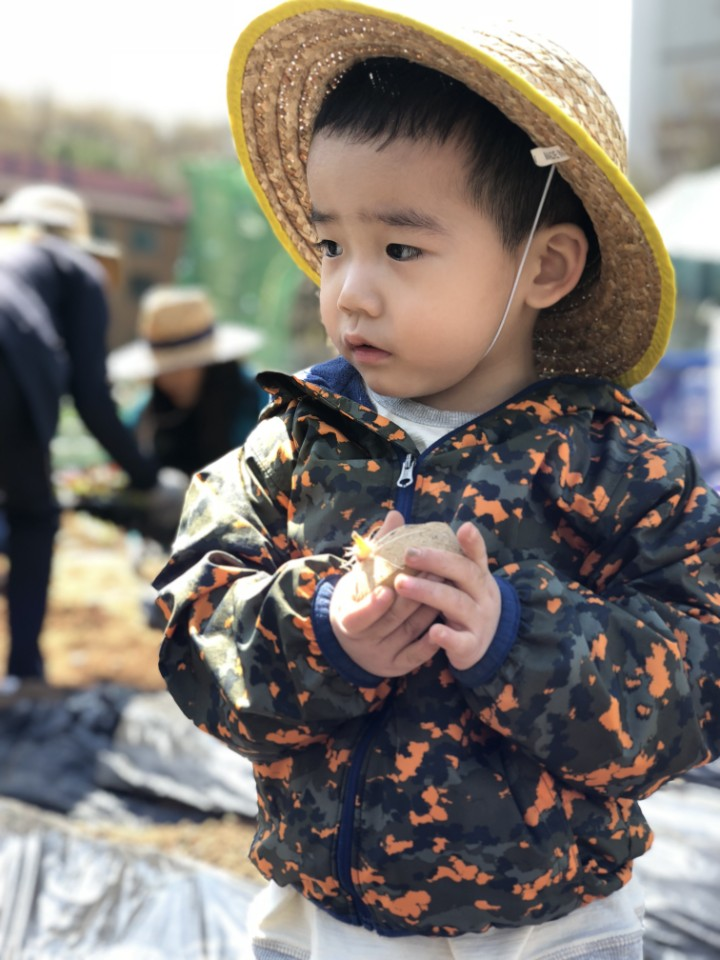
#> input picture img/101.jpg, 720 x 960 px, given in place of noise_alp.jpg, which was not available
$ python Erosion_Dilation.py
#> lines starting #> are read from the running program, lines starting #| are printed output that depends on the picture; pictures that were not available may be replaced by others from this repository, and a replacement may not be noted
"""
    13강 이미지 Erosion & Dilation
        이미지 Erosion
        이미지 Dilation
        Erosion, Dilation을 이용한 보다 향상된 이미지 변형 처리 기법 (Opening, Closing 등)

        >>> erosion = cv2.erode(img, kernel, iterations=1)
            img: erosion을 수행할 원본 이미지
            kernel: erosion을 위한 커널
            iterations: Erosion 반복 횟수

        >>> dilation = cv2.dilate(img, kernel, iterations=1)

        커널이 크거나 반복회수가 많아지면 erosion일 경우에는 전경의 이미지가 가늘다 못해 없어질 수도 있으며,
        dilation의 경우 그 반대로 될 수 있습니다.

    cv2.morphologyEx() 함수를 이용한 Opening과 Closing
        각종 노이즈를 제거하는데 효과적인데요,
        Opening 기법은 erosion 수행을 한 후 바로 dialation 수행을 하여 본래 이미지 크기로 돌려 놓는 것이고,
        Closing 기법은 dialation 수행을 한 후 바로 erosion 수행을 하여 본래 이미지 크기로 돌려 놓는 것입니다.
        Opening : 검은바탕에 흰점 제거
        Closing : 흰바탕에 검은점 제거
        cv2.MORPH_OPEN: Opening을 수행
        cv2.MORPH_CLOSE: Closing을 수행
        cv2.MORPH_GRADIENT: Dilation 이미지와 Erosion 이미지의 차이를 나타냄
        cv2.MORPH_TOPHAT: 원본 이미지와 opening한 이미지의 차이를 나타냄
        cv2.MORPH_BLACKHAT: closing한 이미지와 원본 이미지의 차이를 나타냄

    cv2.getStructuringElement() 함수를 이용한 커널 매트릭스 만들기
        앞에서 설명했던 예제에서 Numpy의 도움을 받아 우리가 커널 매트릭스를 생성했습니다.
        하지만 경우에 따라서 원, 타원 모양의 커널을 만들어 적용해야 할 필요가 있는데요,
        이러한 매트릭스를 우리가 스스로 생성해서 사용해도 되지만
        cv2.getStructuringElement() 함수를 이용하면 손쉽게 만들 수 있습니다.
        이 함수에 여러분이 원하는 커널 모양과 커널 크기만 인자로 넘겨주면 이 함수가 커널 매트릭스를 알아서 만들어줍니다.

        >>> M1 = cv2.getStructuringElement(cv2.MORPH_RECT, (5, 5))
            직사각형 모양으로 5x5 크기의 커널 매트릭스를 생성합니다.
            cv2.MORPH_ELLIPSE: 타원 모양으로 매트릭스를 생성
            cv2.MORPH_CROSS: 십자 모양으로 매트릭스를 생성

"""

import numpy as np
import cv2 as cv2
import matplotlib.pyplot as plt


def select_img(sel_num):
    return{
        0 : 'img/100.jpg',                 # 경현
        1 : 'img/images_1.jpg',          # 그라데이션 이미지
        2 : 'img/multi_light.jpg',          #
        3 : 'img/opencv_logo.jpg',
        4 : 'img/sample_img1.jpg',       # 산과 강이 있는 풍경
        5 : 'img/sample_img2.jpg',       # 수지 이미지
        6 : 'img/sdoku.jpg',                  #
        7 : 'img/tile.jpg',                     # Threshold Test용 타일
        8 : 'img/girl.png',                      # 기본여자 이미지
        9 : 'img/alpha1.jpg',                    # 알파벳 및 숫자 이미지
        10: 'img/noise_alp.jpg'
    }.get(sel_num,'img/girl.png')


def close_window():
    cv2.waitKey(0)
    cv2.destroyAllWindows( )


def morph():
    img = cv2.imread(select_img(9))

    kernel = np.ones((3,3), np.uint8)
    # 3x3 크기의 1로 채워진 매트릭스를 생성. Erosion 및 Dilation 커널로 사용예정.

    erosion = cv2.erode(img, kernel, iterations = 1)
    dilation = cv2.dilate(img, kernel, iterations = 1)

    cv2.imshow('original', img)
    cv2.imshow('erosion', erosion)
    cv2.imshow('dilation', dilation)

    close_window()


def morph1():
    img = cv2.imread(select_img(10), cv2.IMREAD_GRAYSCALE)
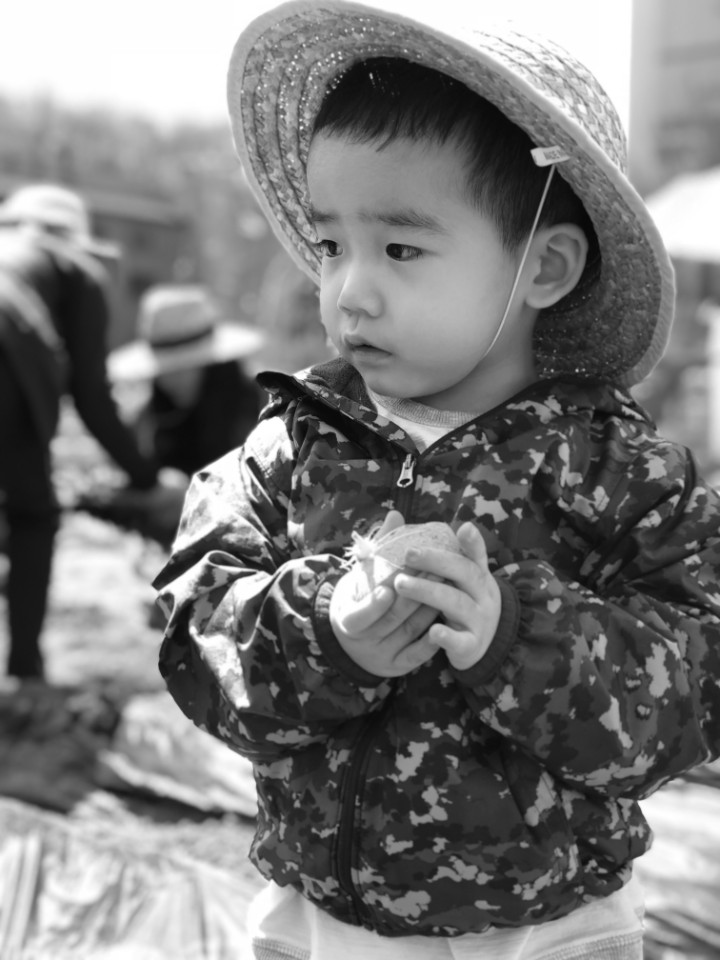
#> img: shape (960, 720); min 2, max 255, mean 122.4

    kernel = np.ones((4,4), np.uint8)

    opening = cv2.morphologyEx(img, cv2.MORPH_OPEN, kernel)
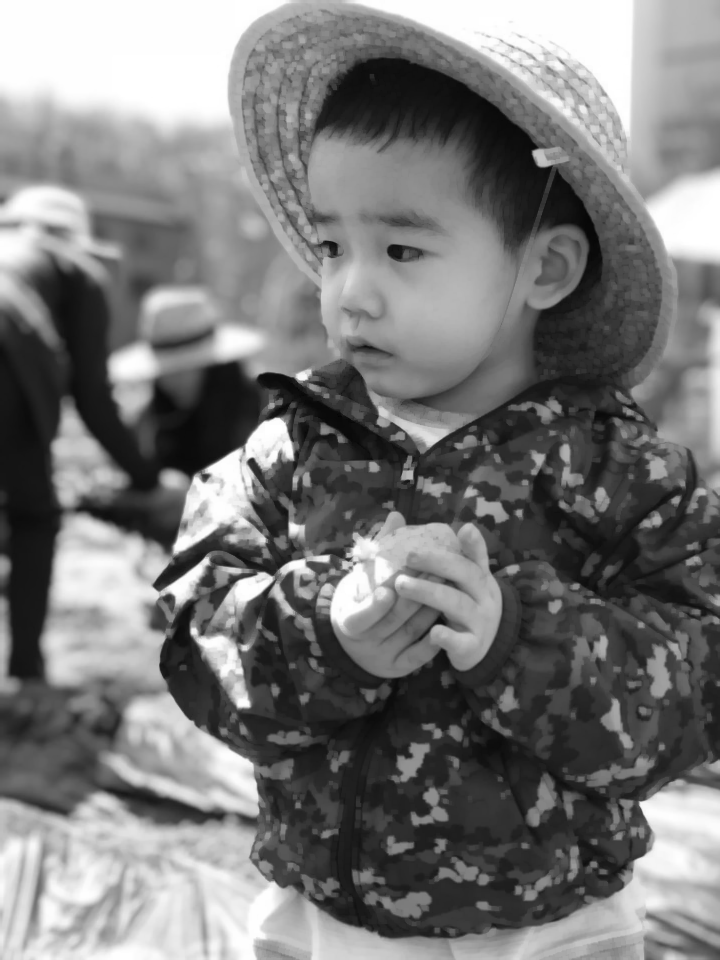
#> opening: shape (960, 720); min 2, max 255, mean 120.7
    closing = cv2.morphologyEx(img, cv2.MORPH_CLOSE, kernel)
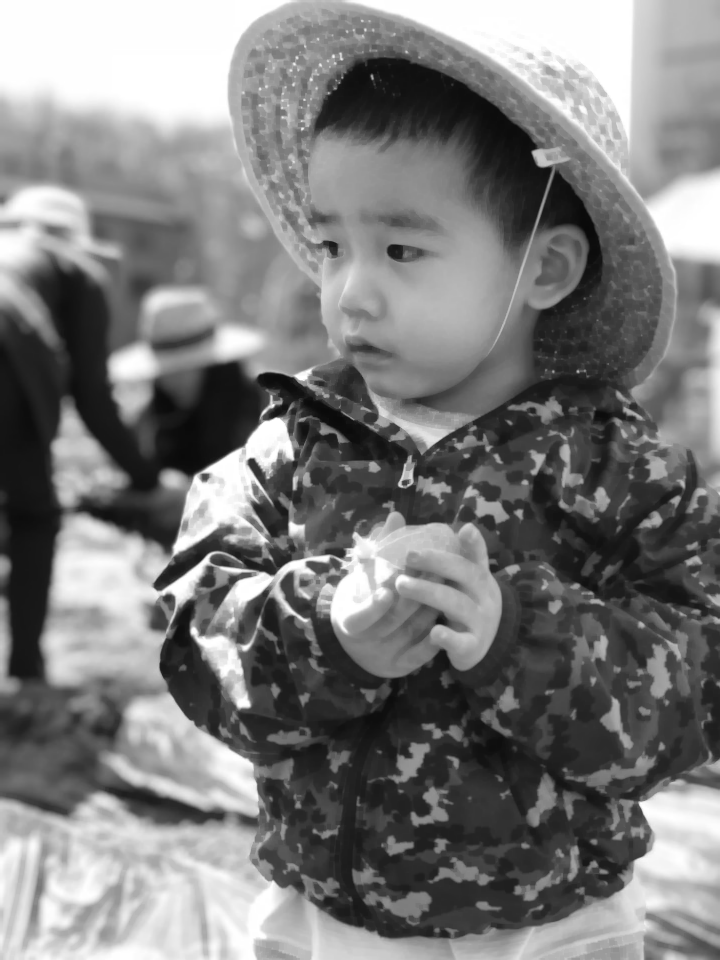
#> closing: shape (960, 720); min 9, max 255, mean 124

    cv2.imshow('original', img)
    cv2.imshow('Opening', opening)
    cv2.imshow('Closing', closing)

    close_window()


#morph()
morph1()

$ run again, on img/221.jpg
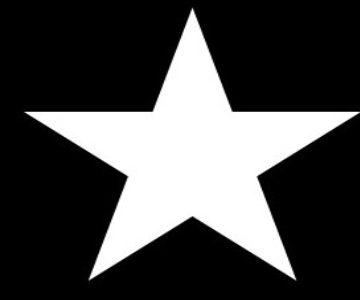
#> input picture img/221.jpg, 360 x 300 px, given in place of noise_alp.jpg, which was not available
#> in morph1, img is the input picture: shape (300, 360); min 0, max 255, mean 71.1
#> in morph1, `opening = cv2.morphologyEx(img, cv2.MORPH_OPEN, kernel)`:
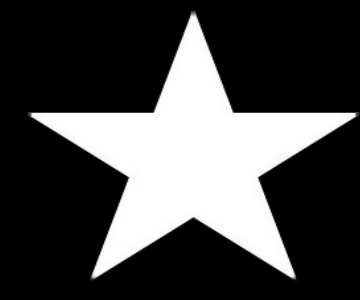
#> opening: shape (300, 360); min 0, max 255, mean 70.8

$ run again, on img/222.jpg
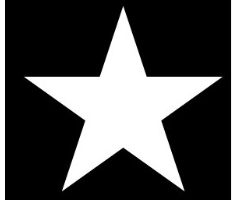
#> input picture img/222.jpg, 240 x 200 px, given in place of noise_alp.jpg, which was not available
#> in morph1, img is the input picture: shape (200, 240); min 0, max 255, mean 78.8
#> in morph1, `opening = cv2.morphologyEx(img, cv2.MORPH_OPEN, kernel)`:
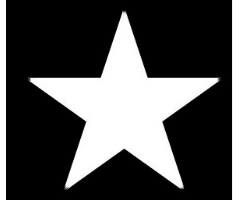
#> opening: shape (200, 240); min 0, max 255, mean 78.4
